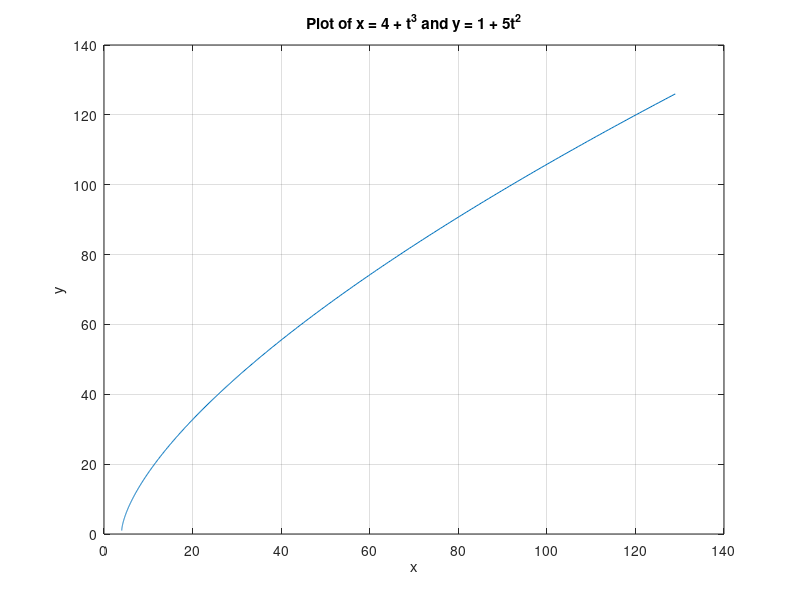

Recreate this plot in MATLAB.
% Task1
clear
t = 0 : 0.01 : 5; % Define the range of t from 0 to 5 with a step size of 0.01
x = 4 + t.^3;     % Calculate x as a function of t
y = 1 + 5 * t.^2; % Calculate y as a function of t
plot(x, y)        % Plot x vs. y
xlabel('x')       % Label x-axis
ylabel('y')       % Label y-axis
title('Plot of x = 4 + t^3 and y = 1 + 5t^2') % Title of the plot
grid on           % Add grid to the plot